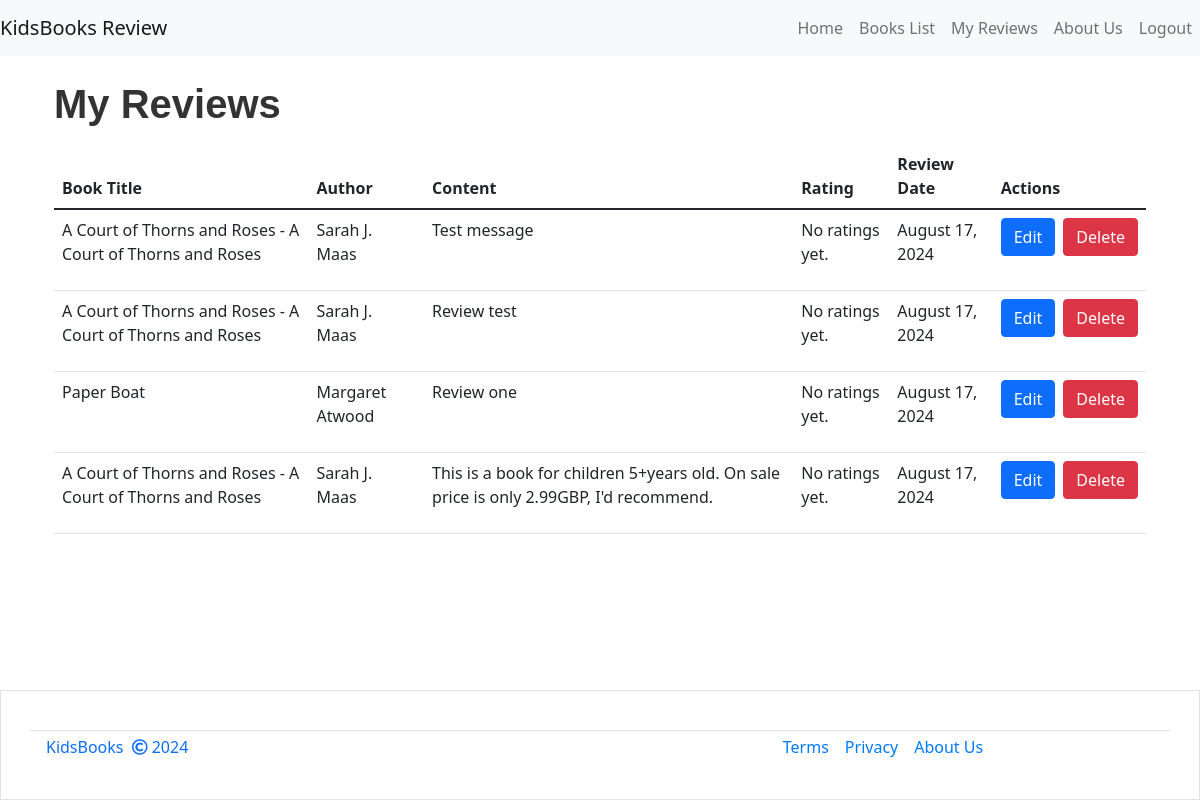
Before: /my-reviews/ (signed in) with the older database file.
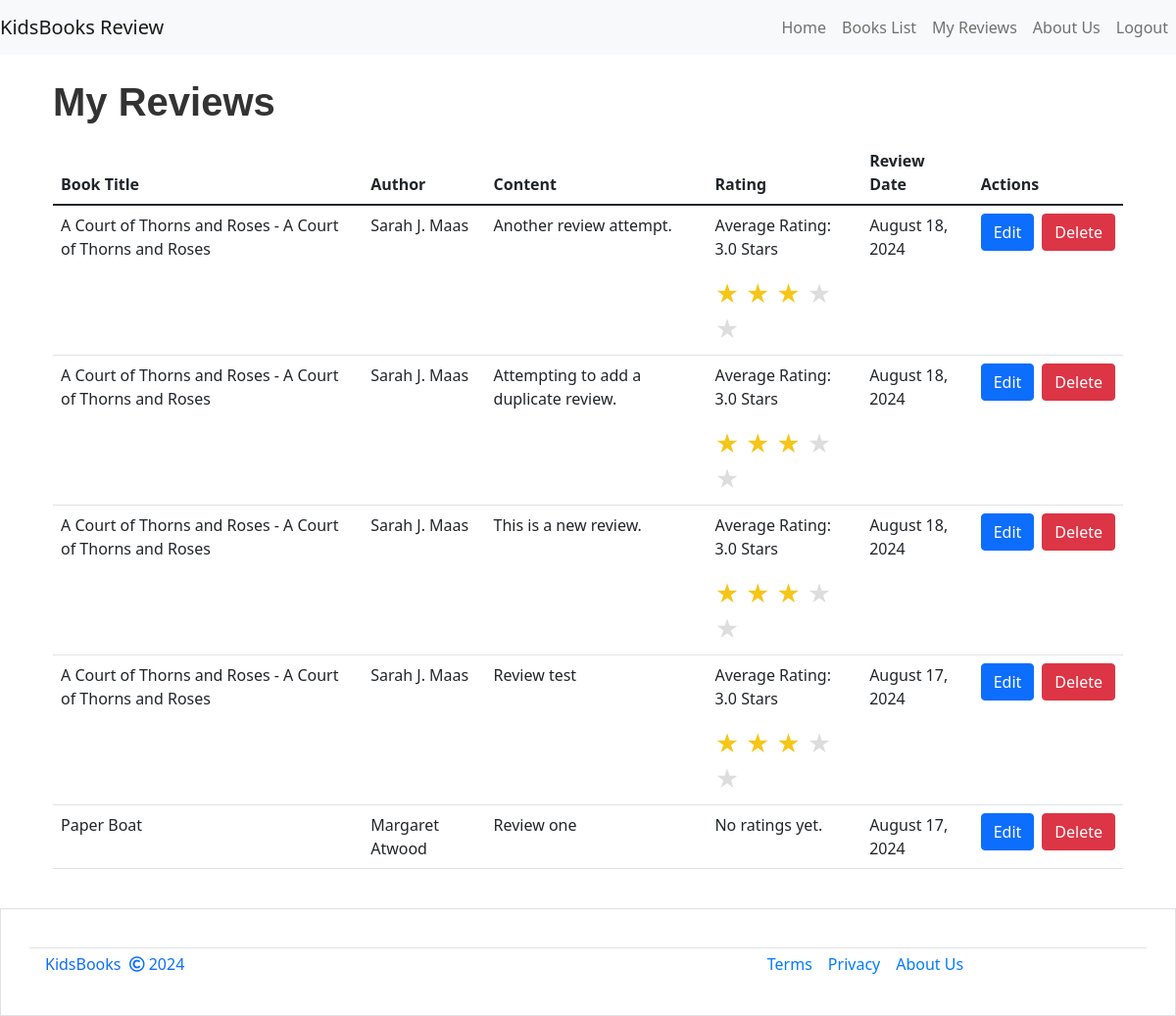
After: the same page with the newer database file.
### kidsbooks/models.py (models this page shows, shortened)
class Review(models.Model):
    book = models.ForeignKey(Kidsbook, on_delete=models.CASCADE,
                             related_name="kidsbook_reviews")
    user = models.ForeignKey(User, on_delete=models.CASCADE,
                             related_name="kidsbook_reviewers")
    content = models.TextField()
    created_on = models.DateTimeField(auto_now_add=True)
    class Meta:
        ordering = ["created_on"]

class Kidsbook(models.Model):
    user = models.ForeignKey(User, on_delete=models.SET_NULL, null=True,
                             related_name='user_books')
    title = models.CharField(max_length=200, null=False,
                             blank=False, unique=True)
    author = models.CharField(max_length=200, null=False, blank=False)
    price = models.IntegerField()
    ages = models.IntegerField()
    image = models.CharField(max_length=200, default='defaultimageurl')
    description = models.TextField()
    created_on = models.DateTimeField(auto_now_add=True)
    updated_on = models.DateTimeField(auto_now=True)
    class Meta:
        ordering = ['created_on']

### kidsbooks/views.py (the view)
# urls.py: path('my-reviews/', views.my_reviews, name='my_reviews'),
@login_required
def my_reviews(request):
    try:
        reviews = Review.objects.filter(user=request.user).order_by('-created_on')
        for review in reviews:
            review.book.average_rating = review.book.ratings.aggregate(average_rating=Avg('rating'))['average_rating'] or 0.0
    except Exception as e:
        print(f"Error fetching reviews: {e}")
        reviews = []
    context = {
        'reviews': reviews,
    }
    return render(request, 'kidsbooks/my_reviews.html', context)

### kidsbooks/templates/kidsbooks/my_reviews.html (shortened to what this page needs)
<!DOCTYPE html>
<html lang="en">
<head>
    {% load static %}
    <link href="https://cdn.jsdelivr.net/npm/bootstrap@5.1.3/dist/css/bootstrap.min.css" rel="stylesheet">
    <link rel="stylesheet" href="{% static 'css/style.css' %}">
    <link rel="stylesheet" href="https://cdnjs.cloudflare.com/ajax/libs/font-awesome/5.15.4/css/all.min.css">
</head>
<body>
    <div class="d-flex flex-column min-vh-100">
        {% include 'includes/header.html' %}
        <main role="main" class="container mt-4 flex-grow-1">
            <div class="container">
                <h1>My Reviews</h1>
                <table class="table">
                    <thead>
                        <tr>
                            <th>Book Title</th>
                            <th>Author</th>
                            <th>Content</th>
                            <th>Rating</th>
                            <th>Review Date</th>
                            <th>Actions</th>
                        </tr>
                    </thead>
                    <tbody>
                        {% for review in reviews %}
                        <tr>
                            <td>{{ review.book.title }}</td>
                            <td>{{ review.book.author }}</td>
                            <td>{{ review.content }}</td>
                            <td>
                                <div class="rating">
                                    {% if review.book.average_rating %}
                                    <p>Average Rating: {{ review.book.average_rating|floatformat:1 }} Stars</p>
                                    <div class="stars">
                                        {% for i in "12345" %}
                                        <span
                                            class="star {% if i <= review.book.average_rating|floatformat:0 %}filled{% else %}empty{% endif %}">&#9733;</span>
                                        {% endfor %}
                                    </div>
                                    {% else %}
                                    <p>No ratings yet.</p>
                                    {% endif %}
                                </div>
                            </td>
                            <td>{{ review.created_on|date:"F j, Y" }}</td>
                            <td>
                                <div class="d-flex gap-2">
                                    <a href="/review/edit/21/" class="btn btn-primary">Edit</a>
                                    <a href="/review/delete/21/" class="btn btn-danger">Delete</a>
                                </div>
                            </td>
                        </tr>
                        {% empty %}
                        <tr>
                            <td colspan="5">You have not written any reviews yet.</td>
                        </tr>
                        {% endfor %}
                    </tbody>
                </table>
            </div>
        </main>
        {% include 'includes/footer.html' %}
    </div>
</body>
</html>

### templates/includes/header.html (shortened to what this page needs)
<nav class="navbar navbar-expand-lg navbar-light bg-light">
    <a class="navbar-brand" href="{% url 'home' %}">KidsBooks Review</a>
    <div class="collapse navbar-collapse" id="navbarNav">
        <ul class="navbar-nav ms-auto">
            <li class="nav-item">
                <a class="nav-link" href="{% url 'home' %}">Home</a>
            </li>
            <li class="nav-item">
                <a class="nav-link" href="{% url 'kidsbook_list_home' %}">Books List</a>
            </li>
            {% if user.is_authenticated %}
            <li class="nav-item">
                <a class="nav-link" href="{% url 'my_reviews' %}">My Reviews</a>
            </li>
            <li class="nav-item">
                <a class="nav-link" href="{% url 'about_us' %}">About Us</a>
            </li>
            <li class="nav-item">
                <a class="nav-link {% if request.path == logout_url %}active{% endif %}" aria-current="page" href="{% url 'account_logout' %}">Logout</a>
            </li>
            {% endif %}
        </ul>
    </div>
</nav>

### templates/includes/footer.html (shortened to what this page needs)
<footer class="container-fluid border bg-white mt-4">
    <div class="container border-bottom" style="max-width: 1140px; height: 1.5rem;"></div>
    <div class="container pb-4 pt-3 pt-md-1" style="max-width: 1140px;">
        <div class="row g-0">
            <div class="d-flex align-items-center justify-content-center col-md order-0 order-md-1">
                <ul class="d-flex mb-sm-0">
                    <li class="ms-2"><a class="footer-link" href="#">Terms</a></li>
                    <li><a class="footer-link" href="#">Privacy</a></li>
                    <li><a class="footer-link" href="{% url 'about_us' %}">About Us</a></li>
                </ul>
            </div>
            <div class="col-sm d-flex justify-content-center justify-content-sm-end justify-content-md-start order-sm-1 order-md-0">
                <a class="d-flex align-items-center footer-logo-link me-2 me-md-0" href="#start">
                    <span>KidsBooks  <i class="far fa-copyright ms-1 me-1"></i>2024</span>
                </a>
            </div>
        </div>
    </div>
</footer>

### kidsbooks/static/css/style.css (style rules this page uses)
html, body { height: 100%; margin: 0; }
h1, h2 { font-family: 'Arial', sans-serif; font-weight: bold; color: #333; margin-bottom: 1rem; }
a { text-decoration: none; }
.d-flex.flex-column.min-vh-100 { display: flex; flex-direction: column; min-height: 100vh; }
.flex-grow-1 { flex-grow: 1; }
.nav-link { color: #000; }
.stars { font-size: 1.5rem; }
.star { color: #ddd; display: inline-block; }
.star.filled { color: #f5c518; }
.star.empty { color: #ddd; }
.footer-link { color: #007bff; text-decoration: none; padding: 0.5rem; }
footer ul { list-style-type: none; padding: 0; margin: 0; }
footer { background-color: #f8f9fa; border-top: 1px solid #eaeaea; padding: 1rem 0; text-align: center; width: 100%; }

Changed rows visible on the page:
removed Review: book "A Court of Thorns and Roses - A Court of Thorns and Roses", book.author "Sarah J. Maas", content "Test message", shows "No ratings yet.", created_on "August 17, 2024"
removed Review: book "A Court of Thorns and Roses - A Court of Thorns and Roses", book.author "Sarah J. Maas", content "This is a book for children 5+years old. On sale price is only 2.99GBP, I'd recommend.", shows "No ratings yet.", created_on "August 17, 2024"
added Review: book "A Court of Thorns and Roses - A Court of Thorns and Roses", book.author "Sarah J. Maas", content "Another review attempt.", book.average_rating "3.0", created_on "August 18, 2024"
added Review: book "A Court of Thorns and Roses - A Court of Thorns and Roses", book.author "Sarah J. Maas", content "Attempting to add a duplicate review.", book.average_rating "3.0", created_on "August 18, 2024"
added Review: book "A Court of Thorns and Roses - A Court of Thorns and Roses", book.author "Sarah J. Maas", content "This is a new review.", book.average_rating "3.0", created_on "August 18, 2024"
shown differently, row unchanged: Review "Review test": book.average_rating (not shown) → "3.0"; text "No ratings yet." → "Average Rating: Stars"
